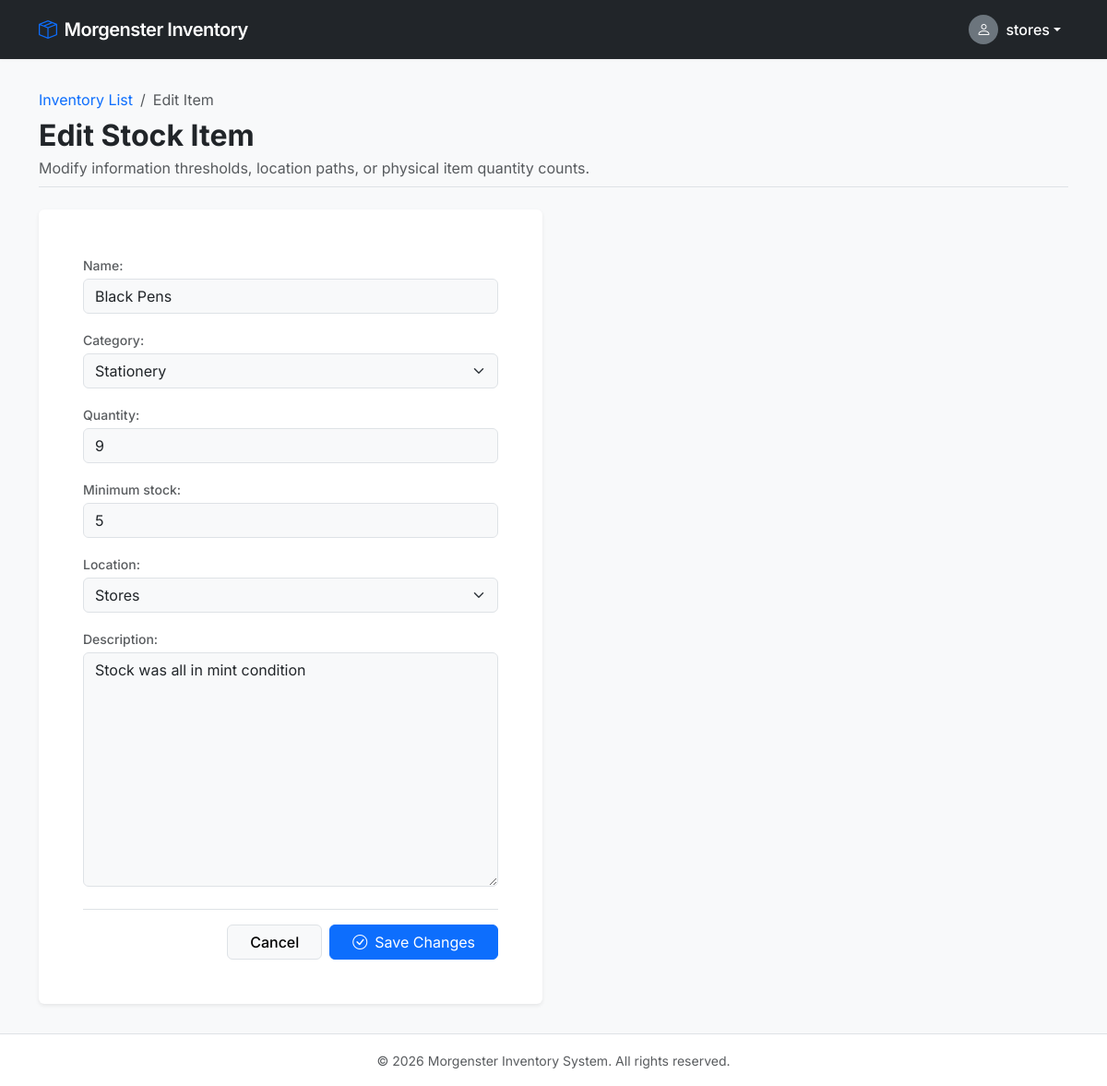
Before: /inventory/edit-stock/2/ (signed in) with the older database file.
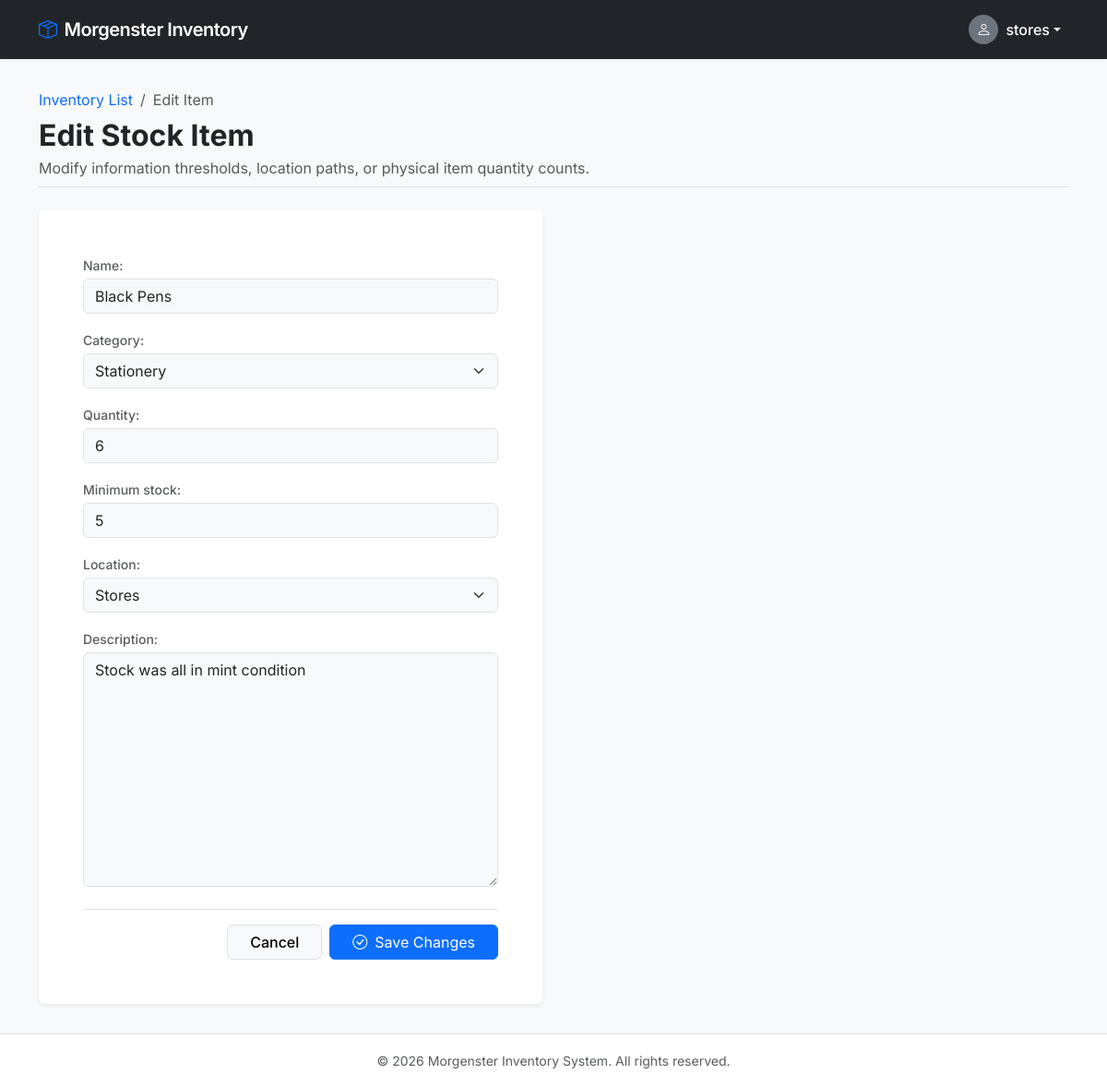
After: the same page with the newer database file.
### inventory/models.py (models this page shows, shortened)
class Item(models.Model):
    name = models.CharField(max_length=200)
    category = models.ForeignKey(Category, on_delete=models.CASCADE)
    quantity = models.PositiveIntegerField(default=0)
    minimum_stock = models.PositiveIntegerField(default=5)
    location = models.ForeignKey(Location, on_delete=models.CASCADE)
    description = models.TextField(blank=True, null=True)
    created_at = models.DateTimeField(auto_now_add=True)

class Category(models.Model):
    name = models.CharField(max_length=100)
    def __str__(self):
        return self.name

class Location(models.Model):
    name = models.CharField(max_length=100)
    def __str__(self):
        return self.name

### inventory/views.py (the view)
@login_required
@user_passes_test(is_storesman)
def edit_stock(request, item_id):
    item = get_object_or_404(Item, id=item_id)
    old_quantity = item.quantity
    if request.method == 'POST':
        form = ItemForm(request.POST, instance=item)
        if form.is_valid():
            updated_item = form.save()
            quantity_difference = updated_item.quantity - old_quantity
            if quantity_difference != 0:
                movement_type = 'IN'
                if quantity_difference < 0:
                    movement_type = 'OUT'
                StockMovement.objects.create(
                    item=updated_item,
                    movement_type=movement_type,
                    quantity=abs(quantity_difference),
                    performed_by=request.user
                )
            return redirect('inventory_list')
    else:
        form = ItemForm(instance=item)
    return render(request, 'inventory/edit_stock.html', {
        'form': form
    })

### inventory/forms.py
class ItemForm(forms.ModelForm):
    class Meta:
        model = Item
        fields = [
            'name',
            'category',
            'quantity',
            'minimum_stock',
            'location',
            'description',
        ]

### users/permissions.py (called while the page is built)
def is_storesman(user):
    return user.role == 'storesman'

### templates/inventory/edit_stock.html (shortened to what this page needs)
{% extends 'base.html' %}
{% block content %}
<div class="d-flex flex-column mb-4 pb-2 border-bottom">
    <nav aria-label="breadcrumb">
        <ol class="breadcrumb mb-2">
            <li class="breadcrumb-item"><a href="{% url 'inventory_list' %}" class="text-decoration-none">Inventory List</a></li>
            <li class="breadcrumb-item active" aria-current="page">Edit Item</li>
        </ol>
    </nav>
    <h1 class="h2 fw-bold text-dark mb-1">Edit Stock Item</h1>
    <p class="text-muted mb-0">Modify information thresholds, location paths, or physical item quantity counts.</p>
</div>
<div class="row">
    <div class="col-12 col-md-8 col-lg-6">
        <div class="card border-0 shadow-sm bg-white">
            <div class="card-body p-4 p-sm-5">
                <form method="POST" id="djangoDynamicForm" novalidate>
                    <div class="mb-4 styling-form-group">
                        {{ form.as_p }}
                    </div>
                    <div class="d-flex align-items-center justify-content-end gap-2 pt-3 border-top">
                        <a href="{% url 'inventory_list' %}" class="btn btn-light border fw-medium px-4">
                            Cancel
                        </a>
                        <button type="submit" class="btn btn-primary px-4 d-inline-flex align-items-center">
                            <i class="bi bi-check-circle me-2"></i> Save Changes
                        </button>
                    </div>
                </form>
            </div>
        </div>
    </div>
</div>
{% endblock %}

Changed rows visible on the page:
changed Item "Stationery": quantity "9" → "6"
